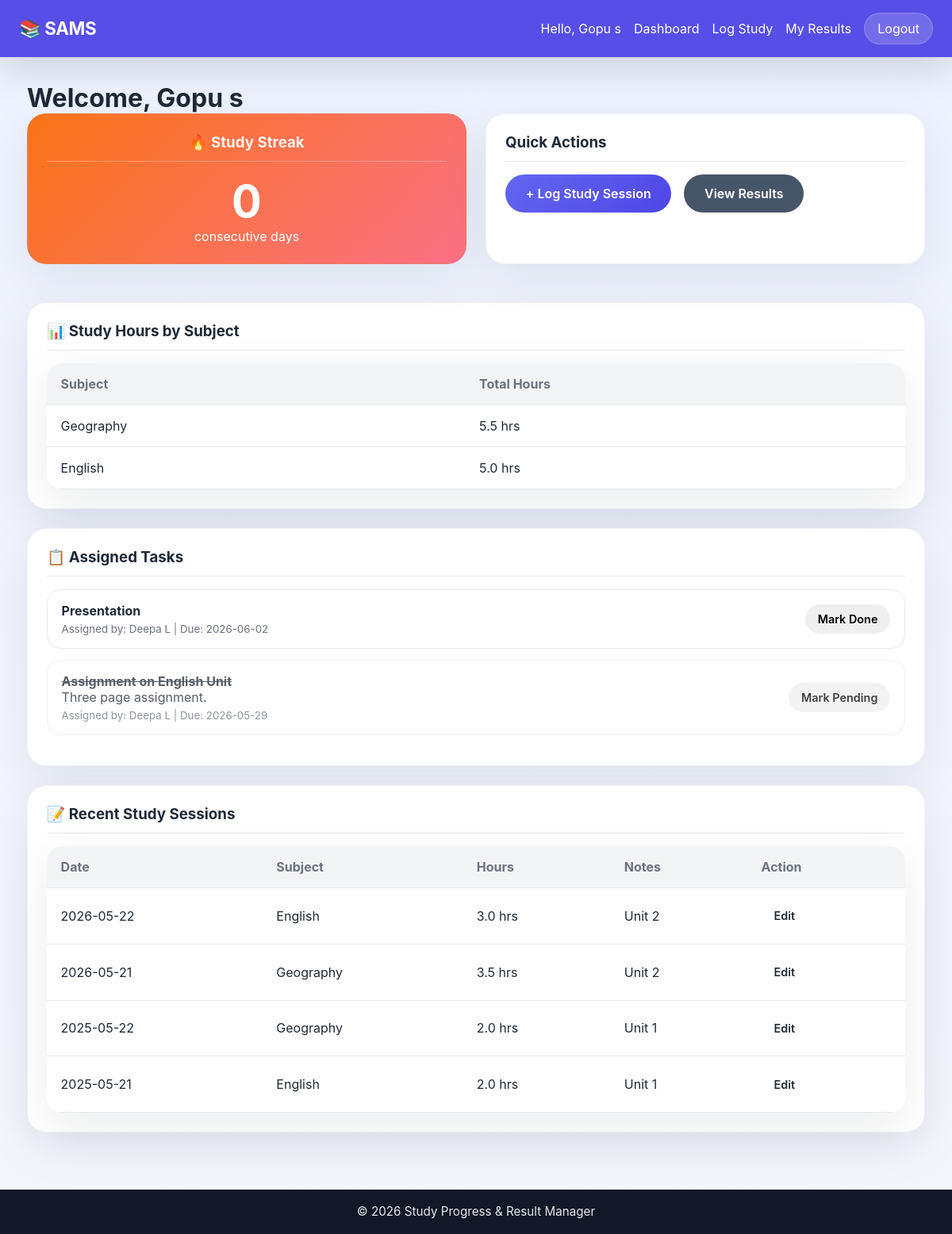
The page /student/dashboard (signed in) on the database its author committed.
### tables this page shows
CREATE TABLE subjects (
            id INTEGER PRIMARY KEY AUTOINCREMENT,
            name TEXT UNIQUE NOT NULL
        );

CREATE TABLE tasks (
            id INTEGER PRIMARY KEY AUTOINCREMENT,
            student_id INTEGER NOT NULL,
            teacher_id INTEGER NOT NULL,
            title TEXT NOT NULL,
            description TEXT,
            due_date DATE,
            is_completed INTEGER DEFAULT 0,
            created_at TIMESTAMP DEFAULT CURRENT_TIMESTAMP,
            FOREIGN KEY (student_id) REFERENCES users(id),
            FOREIGN KEY (teacher_id) REFERENCES users(id)
        );

CREATE TABLE "users" (
                id INTEGER PRIMARY KEY AUTOINCREMENT,
                username TEXT UNIQUE NOT NULL,
                password TEXT NOT NULL,
                role TEXT NOT NULL CHECK(role IN ('teacher', 'student', 'admin')),
                full_name TEXT NOT NULL,
                status TEXT NOT NULL CHECK(status IN ('pending', 'active', 'blocked')) DEFAULT 'pending',
                department TEXT,
                created_at TIMESTAMP DEFAULT CURRENT_TIMESTAMP
            );

CREATE TABLE study_logs (
            id INTEGER PRIMARY KEY AUTOINCREMENT,
            student_id INTEGER NOT NULL,
            subject_id INTEGER NOT NULL,
            hours_spent REAL NOT NULL,
            study_date DATE NOT NULL,
            notes TEXT,
            created_at TIMESTAMP DEFAULT CURRENT_TIMESTAMP,
            FOREIGN KEY (student_id) REFERENCES users(id),
            FOREIGN KEY (subject_id) REFERENCES subjects(id)
        );

### app.py (the view, shortened to what this page needs)
@app.route('/student/dashboard')
@login_required
@student_required
def student_dashboard():
    conn = get_db_connection()
    study_logs = conn.execute('''
        SELECT sl.*, s.name as subject_name
        FROM study_logs sl
        JOIN subjects s ON sl.subject_id = s.id
        WHERE sl.student_id = ?
        ORDER BY sl.study_date DESC
        LIMIT 10
    ''', (session['user_id'],)).fetchall()
    study_summary = conn.execute('''
        SELECT s.name as subject_name, SUM(sl.hours_spent) as total_hours
        FROM study_logs sl
        JOIN subjects s ON sl.subject_id = s.id
        WHERE sl.student_id = ?
        GROUP BY s.id
        ORDER BY total_hours DESC
    ''', (session['user_id'],)).fetchall()
    tasks = conn.execute('''
        SELECT t.*, u.full_name as teacher_name
        FROM tasks t
        JOIN users u ON t.teacher_id = u.id
        WHERE t.student_id = ?
        ORDER BY t.is_completed ASC, t.due_date ASC
    ''', (session['user_id'],)).fetchall()
    streak_rows = conn.execute('''
        SELECT DISTINCT study_date
        FROM study_logs
        WHERE student_id = ?
        ORDER BY study_date DESC
    ''', (session['user_id'],)).fetchall()
    streak = 0
    if streak_rows:
        study_dates = [datetime.fromisoformat(row['study_date']).date() for row in streak_rows]
        today = date.today()
    conn.close()
    return render_template('student_dashboard.html',
                         study_logs=study_logs,
                         study_summary=study_summary,
                         tasks=tasks,
                         streak=streak)

### app.py (called while the page is built)
def login_required(f):
    @wraps(f)
    def decorated_function(*args, **kwargs):
        if 'user_id' not in session:
            flash('Please log in to access this page.', 'error')
            return redirect(url_for('login'))
        return f(*args, **kwargs)
    return decorated_function

def student_required(f):
    @wraps(f)
    def decorated_function(*args, **kwargs):
        if session.get('role') != 'student':
            flash('This page is for students only.', 'error')
            return redirect(url_for('home'))
        return f(*args, **kwargs)
    return decorated_function

### database.py (called while the page is built)
def get_db_connection():
    conn = sqlite3.connect(DATABASE)
    conn.row_factory = sqlite3.Row  # This lets us access columns by name
    return conn

### templates/student_dashboard.html (shortened to what this page needs)
{% extends 'base.html' %}
{% block content %}
<h1>Welcome, {{ session.get('full_name') }}</h1>
<div class="dashboard-grid">
    <div class="card streak-card">
        <h3>🔥 Study Streak</h3>
        <div class="streak-number">{{ streak }}</div>
        <p>consecutive days</p>
    </div>
    <div class="card">
        <h3>Quick Actions</h3>
        <div class="quick-actions">
            <a href="{{ url_for('add_study_log') }}" class="btn btn-primary">+ Log Study Session</a>
            <a href="{{ url_for('view_results') }}" class="btn btn-secondary">View Results</a>
        </div>
    </div>
</div>
<div class="card">
    <h3>📊 Study Hours by Subject</h3>
    {% if study_summary %}
        <table class="data-table">
            <thead>
                <tr>
                    <th>Subject</th>
                    <th>Total Hours</th>
                </tr>
            </thead>
            <tbody>
                {% for item in study_summary %}
                <tr>
                    <td>{{ item.subject_name }}</td>
                    <td>{{ "%.1f"|format(item.total_hours) }} hrs</td>
                </tr>
                {% endfor %}
            </tbody>
        </table>
    {% else %}
        <p class="empty-state">No study sessions logged yet. Start tracking your progress!</p>
    {% endif %}
</div>
<div class="card">
    <h3>📋 Assigned Tasks</h3>
    {% if tasks %}
        <ul class="task-list">
            {% for task in tasks %}
            <li class="task-item {% if task.is_completed %}completed{% endif %}">
                <div class="task-info">
                    <strong>{{ task.title }}</strong>
                    {% if task.description %}
                        <p>{{ task.description }}</p>
                    {% endif %}
                    <small>Assigned by: {{ task.teacher_name }}
                        {% if task.due_date %} | Due: {{ task.due_date }}{% endif %}
                    </small>
                </div>
                <form method="POST" action="{{ url_for('toggle_task', task_id=task.id) }}" style="display: inline;">
                    <button type="submit" class="btn btn-small">
                        {% if task.is_completed %}Mark Pending{% else %}Mark Done{% endif %}
                    </button>
                </form>
            </li>
            {% endfor %}
        </ul>
    {% else %}
        <p class="empty-state">No tasks assigned yet.</p>
    {% endif %}
</div>
<div class="card">
    <h3>📝 Recent Study Sessions</h3>
    {% if study_logs %}
        <table class="data-table">
            <thead>
                <tr>
                    <th>Date</th>
                    <th>Subject</th>
                    <th>Hours</th>
                    <th>Notes</th>
                    <th>Action</th>
                </tr>
            </thead>
            <tbody>
                {% for log in study_logs %}
                <tr>
                    <td>{{ log.study_date }}</td>
                    <td>{{ log.subject_name }}</td>
                    <td>{{ log.hours_spent }} hrs</td>
                    <td>{{ log.notes or '-' }}</td>
                    <td>
                        <a href="{{ url_for('edit_study_log', log_id=log.id) }}" class="btn btn-small">Edit</a>
                    </td>
                </tr>
                {% endfor %}
            </tbody>
        </table>
    {% else %}
        <p class="empty-state">No study sessions logged yet.</p>
    {% endif %}
</div>
{% endblock %}

### templates/base.html (shortened to what this page needs)
<!DOCTYPE html>
<html lang="en">
<head>
    <link rel="stylesheet" href="{{ url_for('static', filename='style.css') }}">
</head>
<body>
    <nav class="navbar">
        <div class="nav-brand">
            <a href="{{ url_for('home') }}">📚 SAMS</a>
        </div>
        <div class="nav-links">
            {% if session.get('user_id') %}
                <span class="welcome-text">Hello, {{ session.get('full_name') }}</span>
                {% if session.get('role') == 'teacher' %}
                    <a href="{{ url_for('teacher_dashboard') }}">Dashboard</a>
                    <a href="{{ url_for('enter_marks') }}">Enter Marks</a>
                    <a href="{{ url_for('assign_task') }}">Assign Task</a>
                {% elif session.get('role') == 'student' %}
                    <a href="{{ url_for('student_dashboard') }}">Dashboard</a>
                    <a href="{{ url_for('add_study_log') }}">Log Study</a>
                    <a href="{{ url_for('view_results') }}">My Results</a>
                {% elif session.get('role') == 'admin' %}
                    <a href="{{ url_for('admin_dashboard') }}">Admin Panel</a>
                {% endif %}
                <a href="{{ url_for('logout') }}" class="btn-logout">Logout</a>
            {% else %}
                <a href="{{ url_for('login') }}">Login</a>
                <a href="{{ url_for('register') }}">Register</a>
            {% endif %}
        </div>
    </nav>
    <main class="container">
        {% block content %}{% endblock %}
    </main>
    <footer>
        <p>&copy; 2026 Study Progress & Result Manager</p>
    </footer>
</body>
</html>

### static/style.css (style rules this page uses)
* { margin: 0; padding: 0; box-sizing: border-box; }
:root { --bg: #f4f6fb; --surface: #ffffff; --surface-alt: #f8fafc; --text: #1f2937; --muted: #6b7280; --primary: #4f46e5; --primary-soft: #ebe8ff; --accent: #10b981; --danger: #ef4444; --border: #e5e7eb; --shadow: 0 18px 60px rgba(15, 23, 42, 0.08); }
body { font-family: 'Inter', system-ui, -apple-system, BlinkMacSystemFont, 'Segoe UI', sans-serif; background: linear-gradient(180deg, #eef2ff 0%, #f4f6fb 100%); color: var(--text); min-height: 100vh; display: flex; flex-direction: column; }
a { color: inherit; text-decoration: none; }
button, input, select, textarea { font: inherit; }
.navbar { background: rgba(79, 70, 229, 0.95); color: white; padding: 1rem 1.5rem; display: flex; justify-content: space-between; align-items: center; gap: 1rem; position: sticky; top: 0; z-index: 20; box-shadow: 0 14px 45px rgba(15, 23, 42, 0.15); }
.nav-brand a { font-size: 1.4rem; font-weight: 700; letter-spacing: -0.02em; }
.nav-links { display: flex; align-items: center; gap: 1rem; flex-wrap: wrap; }
.nav-links a, .btn-logout { color: white; transition: opacity 0.2s ease, transform 0.2s ease; }
.btn-logout { background: rgba(255,255,255,0.18); padding: 0.55rem 1rem; border-radius: 999px; border: 1px solid rgba(255,255,255,0.18); }
.container { max-width: 1180px; width: 100%; margin: 0 auto; padding: 2rem 1.5rem 3rem; flex: 1; }
.btn { display: inline-flex; align-items: center; justify-content: center; padding: 0.9rem 1.6rem; border-radius: 999px; font-weight: 600; border: none; cursor: pointer; transition: transform 0.22s ease, box-shadow 0.22s ease, background-color 0.22s ease; }
.btn-primary { background: linear-gradient(135deg, #6366f1 0%, #4f46e5 100%); color: white; }
.btn-secondary { background: #475569; color: white; }
.btn-small { padding: 0.65rem 1rem; font-size: 0.9rem; }
.card { background: var(--surface); padding: 1.5rem; border-radius: 24px; margin-bottom: 1.5rem; box-shadow: var(--shadow); border: 1px solid rgba(148, 163, 184, 0.15); }
.card h3 { margin-bottom: 1rem; color: var(--text); border-bottom: 1px solid rgba(229, 231, 235, 0.9); padding-bottom: 0.75rem; }
.dashboard-grid { display: grid; grid-template-columns: repeat(auto-fit, minmax(250px, 1fr)); gap: 1.5rem; margin-bottom: 1.5rem; }
.streak-card { text-align: center; background: linear-gradient(135deg, #f97316 0%, #fb7185 100%); color: white; }
.streak-card h3 { color: rgba(255,255,255,0.9); border-bottom-color: rgba(255,255,255,0.3); }
.streak-number { font-size: 3.5rem; font-weight: 700; }
.quick-actions { display: flex; gap: 1rem; flex-wrap: wrap; }
.data-table { width: 100%; border-collapse: collapse; background: var(--surface); border-radius: 20px; overflow: hidden; box-shadow: var(--shadow); }
.data-table th, .data-table td { padding: 1rem 1.1rem; text-align: left; border-bottom: 1px solid rgba(229, 231, 235, 0.9); }
.data-table th { background: rgba(243, 244, 246, 0.95); font-weight: 700; color: var(--muted); }
.task-list { list-style: none; }
.task-item { display: flex; justify-content: space-between; align-items: center; padding: 1rem 1.1rem; border-radius: 18px; background: var(--surface); border: 1px solid rgba(229, 231, 235, 0.9); margin-bottom: 0.85rem; }
.task-item.completed { opacity: 0.75; }
.task-item.completed .task-info strong { text-decoration: line-through; }
.task-info small { color: var(--muted); display: block; margin-top: 0.35rem; }
footer { background: #111827; color: #e5e7eb; text-align: center; padding: 1.15rem; margin-top: auto; }
footer p { font-size: 0.95rem; }

### rows shown on the page
subjects: subject_name "Geography", total_hours "5.5"
subjects: subject_name "English", total_hours "5.0"
tasks: title "Presentation", teacher_name "Deepa L", due_date "2026-06-02", is_completed "Mark Done"
tasks: title "Assignment on English Unit", description "Three page assignment.", teacher_name "Deepa L", due_date "2026-05-29", is_completed "Mark Pending"
study_logs: study_date "2026-05-22", subject_name "English", hours_spent "3.0", notes "Unit 2"
study_logs: study_date "2026-05-21", subject_name "Geography", hours_spent "3.5", notes "Unit 2"
study_logs: study_date "2025-05-22", subject_name "Geography", hours_spent "2.0", notes "Unit 1"
study_logs: study_date "2025-05-21", subject_name "English", hours_spent "2.0", notes "Unit 1"

### other values the page prints
{{ session.get('full_name') }} "Gopu s"
{{ streak }} "0"
